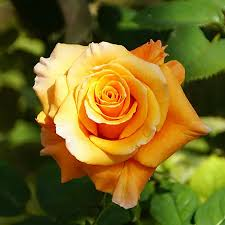
#> input picture UTS_FILE/1-Rose.jpg, 225 x 225 px
$ jupyter execute Filtering.ipynb
#> lines starting #> are read from the running program, lines starting #| are printed output that depends on the picture; after the words box and inside, x2 and y2 are one past the last pixel; in counts of white or black regions, pixels touching at a corner belong together
[cell 1]
import cv2
import matplotlib.pyplot as plt
import numpy as np

[cell 2]
path = 'UTS_FILE/1-Rose.jpg'

f = cv2.imread(path, 0)
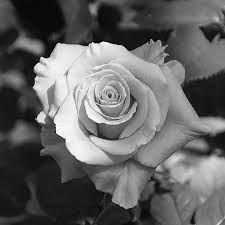
#> f: shape (225, 225); min 0, max 255, mean 99.6

plt.imshow(f, cmap= 'gray')

print(f)
#> (printed output is left out)

[cell 3]
F = np.fft.fft2(f)
plt.imshow(np.log1p(np.abs(F)), cmap='gray')

[cell 4]
Fshift = np.fft.fftshift(F)

plt.imshow(np.log1p(np.abs(Fshift)), cmap='gray')
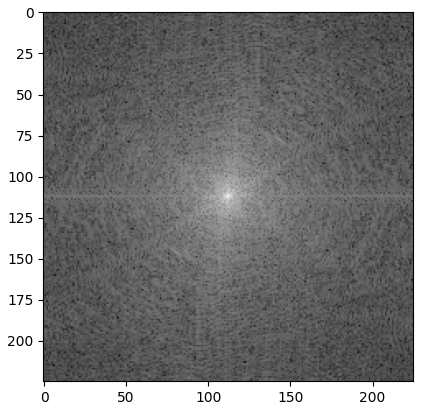
#> figure drawn by matplotlib, 1 panel

[cell 5]
M, N = f.shape
#> M = 225; N = 225

H = np.zeros((M,N), dtype=np.float32)
D0 = 40

for i in range(M):
    for j in range(N):
        D = np.sqrt((i - M/2)**2 + (j - N/2)**2)
        if D <= D0:
            H[i,j] = 1
        else:
            H[i,j] = 0
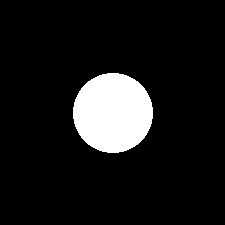
#> H: shape (225, 225) float32; values 0 (black) and 1 (white), 9.9% white; 1 white region, box (x1, y1, x2, y2) and area: (73, 73, 153, 153) 5024

plt.imshow(H, cmap='gray')

[cell 6]
filtered = Fshift * H

plt.imshow(np.log1p(np.abs(filtered)), cmap='gray')

[cell 7]
Fshiftback = np.fft.ifftshift(filtered)

plt.imshow(np.log1p(np.abs(Fshiftback)), cmap='gray')
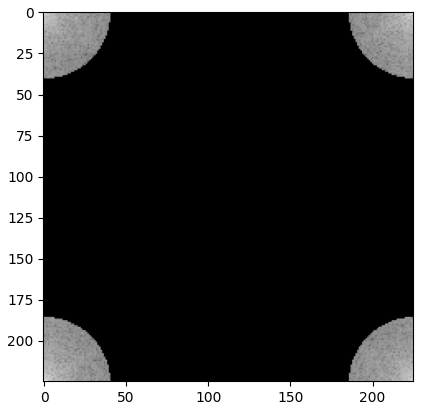
#> figure drawn by matplotlib, 1 panel

[cell 8]
fback = np.abs(np.fft.ifft2(Fshiftback))
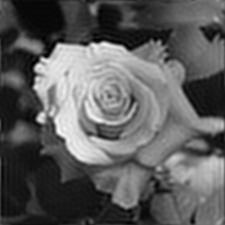
#> fback: shape (225, 225) float64; min 0.594, max 271.5, mean 99.6; drawn with min black and max white
plt.imshow(fback, cmap='gray')

[cell 9]
highpass = 1- H

plt.imshow(highpass, cmap='gray')
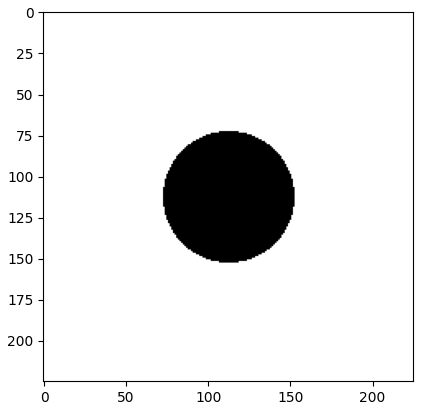
#> figure drawn by matplotlib, 1 panel

[cell 10]
filterup = highpass * Fshift

plt.imshow(np.log1p(np.abs(filterup)), cmap='gray')
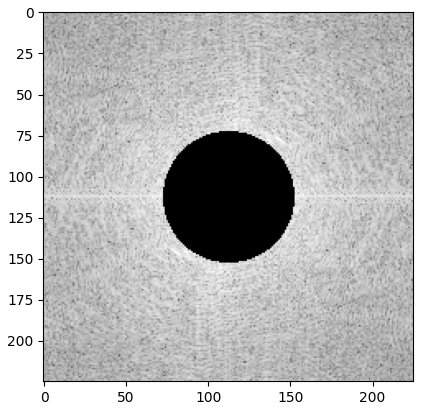
#> figure drawn by matplotlib, 1 panel

[cell 11]
filterupshiftback = np.fft.ifftshift(filterup)

plt.imshow(np.log1p(np.abs(filterupshiftback)), cmap='gray')
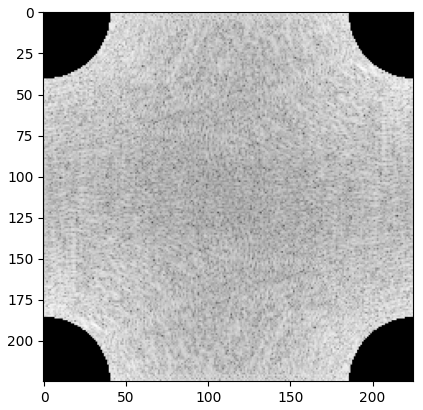
#> figure drawn by matplotlib, 1 panel

[cell 12]
filterupback = np.abs(np.fft.ifft2(filterupshiftback))
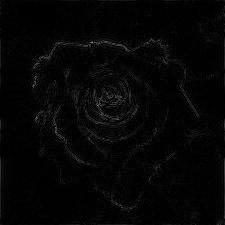
#> filterupback: shape (225, 225) float64; min 0.008, max 129.1, mean 5.8

plt.imshow(filterupback, cmap='gray')

[cell 13]
# [5 lines of commented-out code are left out]


fig, axis = plt.subplots(3, 4 , figsize=(20,20))

axis[0,0].imshow(f, cmap='gray')
axis[0,0].set_title('Gambar Awal')
axis[0, 0].axis("off")


axis[0,1].imshow(np.log1p(np.abs(F)), cmap='gray')
axis[0,1].set_title('Setelah Fourier Transform')
axis[0,1].axis('off')

axis[0,2].imshow(np.log1p(np.abs(Fshift)), cmap='gray')
axis[0,2].set_title('Setelah di Shift')
axis[0,2].axis('off')

axis[0,3].axis('off')


axis[1,0].imshow(H, cmap='gray')
axis[1,0].set_title('Low Pass Filter')
axis[1,0].axis('off')


axis[1,1].imshow(np.log1p(np.abs(filtered)), cmap='gray')
axis[1,1].set_title('Low Pass Filtered')
axis[1,1].axis('off')


axis[1,2].imshow(np.log1p(np.abs(Fshiftback)), cmap='gray')
axis[1,2].set_title('Hasil di Shift Back')
axis[1,2].axis('off')


axis[1,3].imshow(fback, cmap='gray')
axis[1,3].set_title('Hasil Low Pass Filter')
axis[1,3].axis('off')


axis[2,0].imshow(highpass, cmap='gray')
axis[2,0].set_title('High Pass Filter')
# axis[2,0].axis('off')

axis[2,1].imshow(np.log1p(np.abs(filterup)), cmap='gray')
axis[2,1].set_title('High Pass Filtered')
axis[2,1].axis('off')

axis[2,2].imshow(np.log1p(np.abs(filterupshiftback)), cmap='gray')
axis[2,2].set_title('Hasil di Shift Back')
axis[2,2].axis('off')

axis[2,3].imshow(filterupback, cmap='gray')
axis[2,3].set_title('Hasil High Pass Filter')
axis[2,3].axis('off')
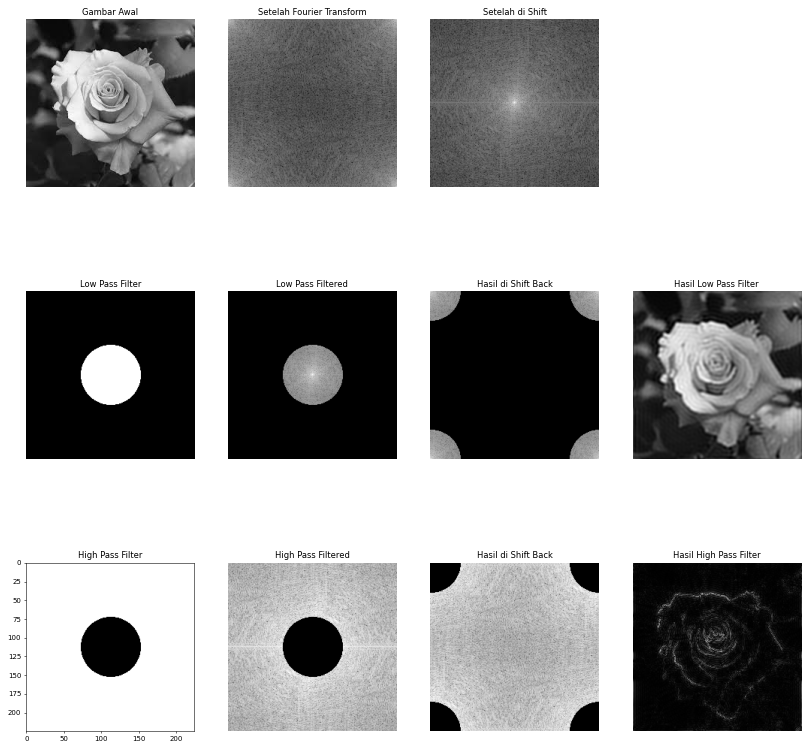
#> figure drawn by matplotlib, 11 panels
